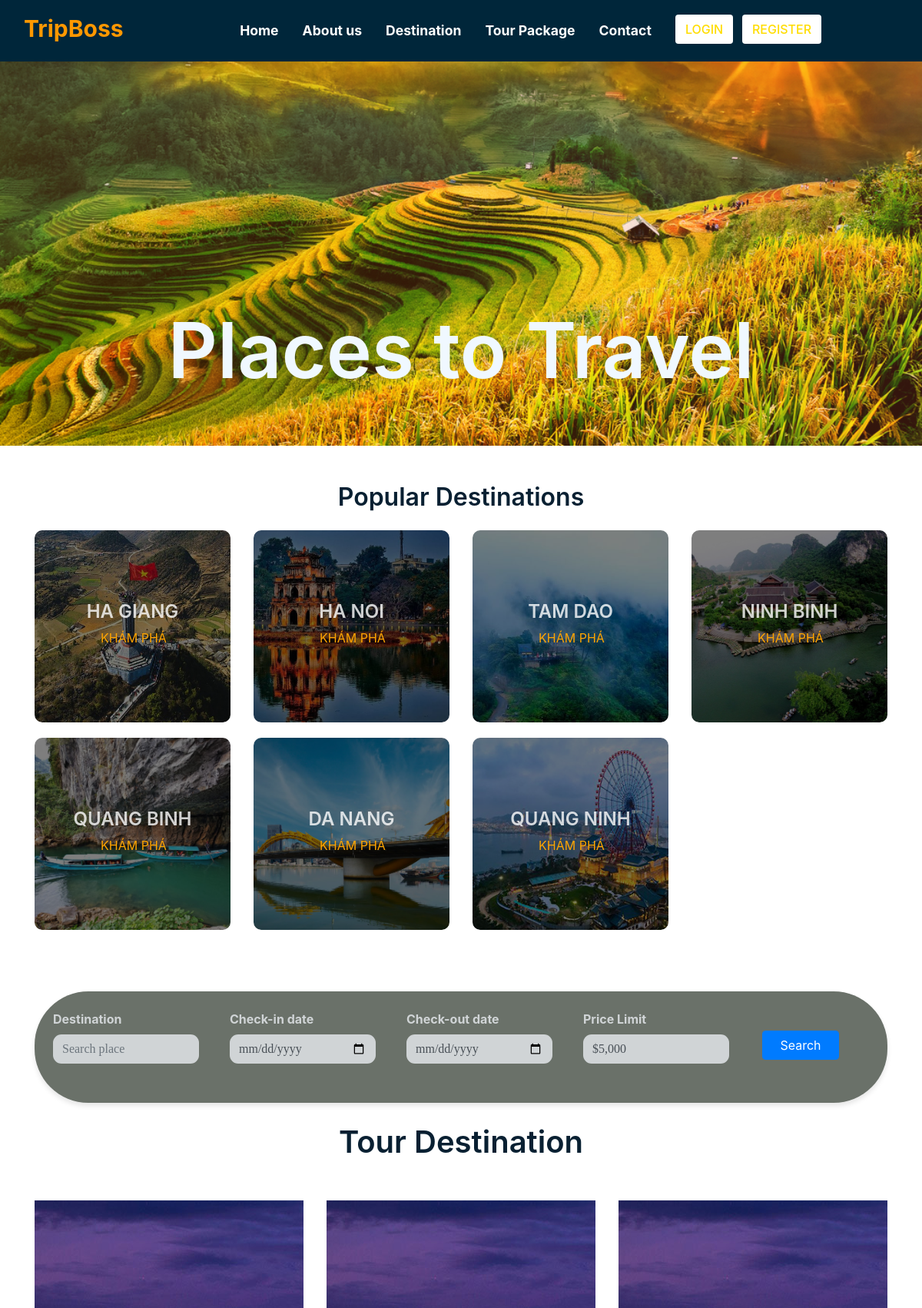
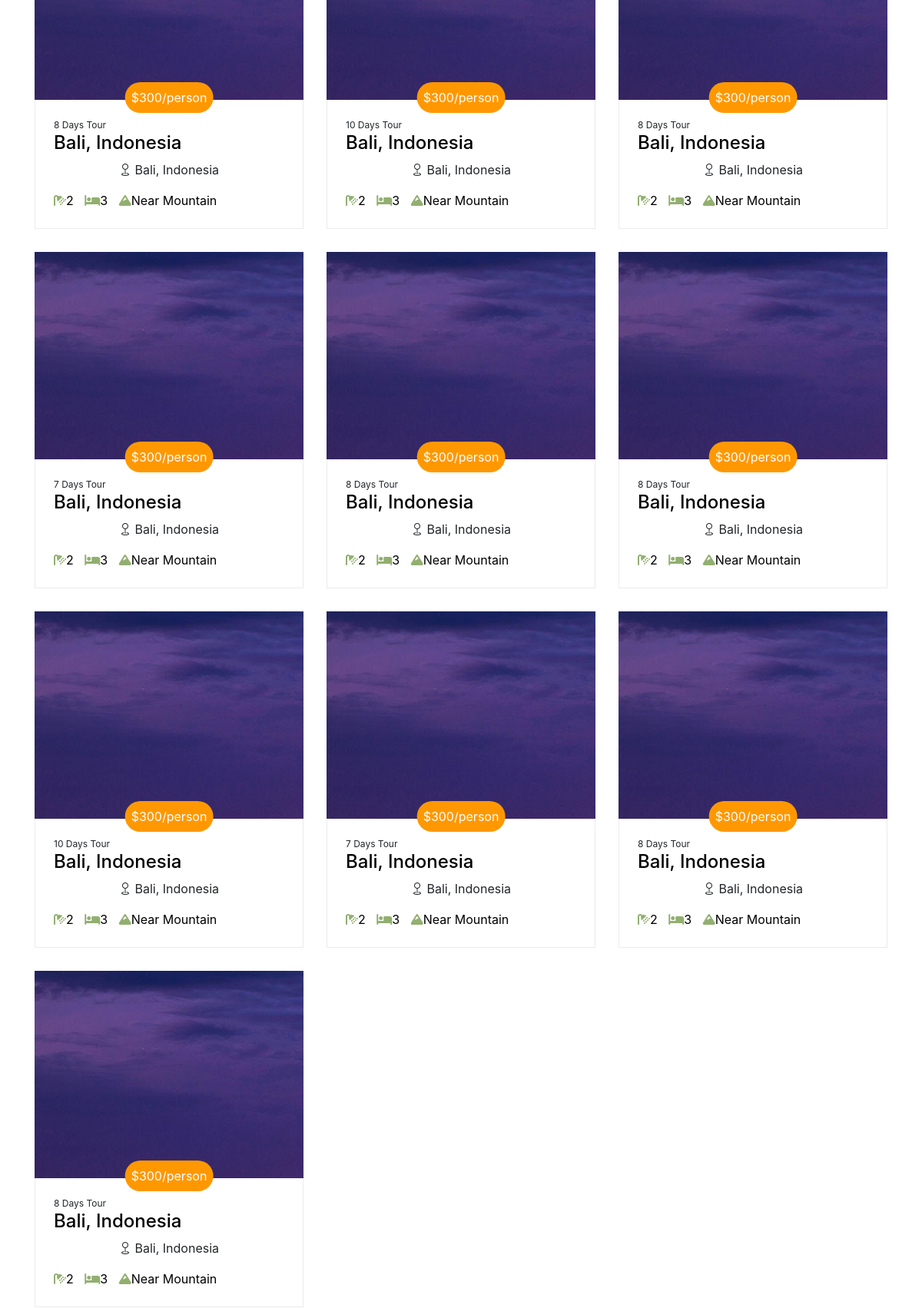
The app's page /pages/destination.php (upper part) with its own data (2 pictures, top to bottom).
### tables this page shows
CREATE TABLE `location` (
  `id` int NOT NULL,
  `name` varchar(255) NOT NULL,
  `image_url` varchar(255) NOT NULL
);

### pages/destination.php (the view, shortened to what this page needs)
<?php
require("/laragon/www/dulich/include/nav.php");
?>
<section class="hero-wrap hero-wrap-2 js-fullheight" style="background-image: url('/assets/img/profile/anhSAPA.jpg'); width: 100%; height: 500px; background-position: center bottom; background-size: cover;" data-stellar-background-ratio="0.5">
    <div class="overlay"></div>
    <div class="container">
        <div class="row no-gutters slider-text js-fullheight align-items-end justify-content-center">
            <div class="col-md-9 ftco-animate pb-5 text-center">
                <h1 class="mb1-3 bread">Places to Travel</h1>
            </div>
        </div>
    </div>
</section>
<div class="container text-center mt-5">
    <h2 class="mb-4">Popular Destinations</h2>
    <div class="row">
        <?php
        include("/laragon/www/dulich/connection.php");
        $sqlSelect = "SELECT * FROM `location`";
        $result = mysqli_query($con, $sqlSelect);
        while ($data = mysqli_fetch_array($result)) {
        ?>
            <div class="col-md-3">
                <div class="destination-card">
                    <img src="/admin/anh/<?php echo $data['image_url']; ?>" alt="" class="img-fluid destination-image">
                    <div class="overlay">
                        <div class="overlay-text">
                            <h3><?php echo $data["name"]; ?></h3>
                            <a href="/pages/des_view.php?id=<?php echo $data['id']; ?>" class="btn btn1" style="color: orange ;">KHÁM PHÁ</a>
                        </div>
                    </div>
                </div>
            </div>
        <?php
        }
        ?>
    </div>
</div>
<section class="ftco-section ftco-no-pb ftco-no-pt">
    <div class="container">
        <div class="row">
            <div class="col-md-12" style="margin-block-start: 85px;">
                <div class="search-wrap-1 ftco-animate p-4">
                    <form action="#" class="search-property-1">
                        <div class="row">
                            <div class="col-lg align-items-end">
                                <div class="form-group">
                                    <label for="#">Destination</label>
                                    <div class="form-field" style="width: 200px;">
                                        <input type="text" class="form-control" placeholder="Search place">
                                    </div>
                                </div>
                            </div>
                            <div class="col-lg align-items-end">
                                <div class="form-group">
                                    <label for="#">Check-in date</label>
                                    <div class="form-field" style="width: 200px;">
                                        <input type="date" class="form-control checkin_date">
                                    </div>
                                </div>
                            </div>
                            <div class="col-lg align-items-end">
                                <div class="form-group">
                                    <label for="#">Check-out date</label>
                                    <div class="form-field" style="width: 200px;">
                                        <input type="date" class="form-control checkout_date">
                                    </div>
                                </div>
                            </div>
                            <div class="col-lg align-items-end">
                                <div class="form-group">
                                    <label for="#">Price Limit</label>
                                    <div class="form-field">
                                        <div class="select-wrap" style="width: 200px;">
                                            <select name="" id="" class="form-control">
                                                <option value="">$5,000</option>
                                            </select>
                                        </div>
                                    </div>
                                </div>
                            </div>
                            <div class="col-lg align-self-end">
                                <div class="form-group">
                                    <div class="form-field" style="width: 100px;">
                                        <input type="submit" value="Search" class="form-control btn btn-primary">
                                    </div>
                                </div>
                            </div>
                        </div>
                    </form>
                </div>
            </div>
        </div>
    </div>
</section>
<section class="ftco-section ftco-no-pt">
    <div class="container">
        <div class="row justify-content-center pb-4">
            <div class="col-md-12 heading-section text-center ftco-animate">
                <h2 class="mb-4 mt-5">Tour Destination</h2>
            </div>
        </div>
        <div class="row">
            <div class="col-md-4 ftco-animate">
                <div class="project-wrap">
                    <a href="#" class="img" style="background-image: url(/assets/img/profile/anhDN.jpg);"></a>
                    <div class="text p-4">
                        <span class="price">$300/person</span>
                        <span class="days">8 Days Tour</span>
                        <h3><a href="#">Bali, Indonesia</a></h3>
                        <p class="location"><i class="bi bi-geo"></i></span> Bali, Indonesia</p>
                        <ul>
                            <li><i class="fas fa-shower" style="color: #92af70;"></i>2</li>
                            <li><i class="fas fa-bed" style="color: #92af70;"></i></span>3</li>
                            <li><i class="fas fa-mountain" style="color: #92af70;"></i>Near Mountain</li>
                        </ul>
                    </div>
                </div>
            </div>
            <div class="col-md-4 ftco-animate">
                <div class="project-wrap">
                    <a href="#" class="img" style="background-image: url(/assets/img/profile/anhDN.jpg);"></a>
                    <div class="text p-4">
                        <span class="price">$300/person</span>
                        <span class="days">10 Days Tour</span>
                        <h3><a href="#">Bali, Indonesia</a></h3>
                        <p class="location"><i class="bi bi-geo"></i></span> Bali, Indonesia</p>
                        <ul>
                            <li><i class="fas fa-shower" style="color: #92af70;"></i>2</li>
                            <li><i class="fas fa-bed" style="color: #92af70;"></i></span>3</li>
                            <li><i class="fas fa-mountain" style="color: #92af70;"></i>Near Mountain</li>
                        </ul>
                    </div>
                </div>
            </div>
            <div class="col-md-4 ftco-animate">
                <div class="project-wrap">
                    <a href="#" class="img" style="background-image: url(/assets/img/profile/anhDN.jpg);"></a>
                    <div class="text p-4">
                        <span class="price">$300/person</span>
                        <span class="days">8 Days Tour</span>
                        <h3><a href="#">Bali, Indonesia</a></h3>
                        <p class="location"><i class="bi bi-geo"></i></span> Bali, Indonesia</p>
                        <ul>
                            <li><i class="fas fa-shower" style="color: #92af70;"></i>2</li>
                            <li><i class="fas fa-bed" style="color: #92af70;"></i></span>3</li>
                            <li><i class="fas fa-mountain" style="color: #92af70;"></i>Near Mountain</li>
                        </ul>
                    </div>
                </div>
            </div>
            <div class="col-md-4 ftco-animate">
                <div class="project-wrap">
                    <a href="#" class="img" style="background-image: url(/assets/img/profile/anhDN.jpg);"></a>
                    <div class="text p-4">
                        <span class="price">$300/person</span>
                        <span class="days">7 Days Tour</span>
                        <h3><a href="#">Bali, Indonesia</a></h3>
                        <p class="location"><i class="bi bi-geo"></i></span> Bali, Indonesia</p>
                        <ul>
                            <li><i class="fas fa-shower" style="color: #92af70;"></i>2</li>
                            <li><i class="fas fa-bed" style="color: #92af70;"></i></span>3</li>
                            <li><i class="fas fa-mountain" style="color: #92af70;"></i>Near Mountain</li>
                        </ul>
                    </div>
                </div>
            </div>
            <div class="col-md-4 ftco-animate">
                <div class="project-wrap">
                    <a href="#" class="img" style="background-image: url(/assets/img/profile/anhDN.jpg);"></a>
                    <div class="text p-4">
                        <span class="price">$300/person</span>
                        <span class="days">8 Days Tour</span>
                        <h3><a href="#">Bali, Indonesia</a></h3>
                        <p class="location"><i class="bi bi-geo"></i></span> Bali, Indonesia</p>
                        <ul>
                            <li><i class="fas fa-shower" style="color: #92af70;"></i>2</li>
                            <li><i class="fas fa-bed" style="color: #92af70;"></i></span>3</li>
                            <li><i class="fas fa-mountain" style="color: #92af70;"></i>Near Mountain</li>
                        </ul>
                    </div>
                </div>
            </div>
            <div class="col-md-4 ftco-animate">
                <div class="project-wrap">
                    <a href="#" class="img" style="background-image: url(/assets/img/profile/anhDN.jpg);"></a>
                    <div class="text p-4">
                        <span class="price">$300/person</span>
                        <span class="days">8 Days Tour</span>
                        <h3><a href="#">Bali, Indonesia</a></h3>
                        <p class="location"><i class="bi bi-geo"></i></span> Bali, Indonesia</p>
                        <ul>
                            <li><i class="fas fa-shower" style="color: #92af70;"></i>2</li>
                            <li><i class="fas fa-bed" style="color: #92af70;"></i></span>3</li>
                            <li><i class="fas fa-mountain" style="color: #92af70;"></i>Near Mountain</li>
                        </ul>
                    </div>
                </div>
            </div>
            <div class="col-md-4 ftco-animate">
                <div class="project-wrap">
                    <a href="#" class="img" style="background-image: url(/assets/img/profile/anhDN.jpg);"></a>
                    <div class="text p-4">
                        <span class="price">$300/person</span>
                        <span class="days">10 Days Tour</span>
                        <h3><a href="#">Bali, Indonesia</a></h3>
                        <p class="location"><i class="bi bi-geo"></i> Bali, Indonesia</p>
                        <ul>
                            <li><i class="fas fa-shower" style="color: #92af70;"></i>2</li>
                            <li><i class="fas fa-bed" style="color: #92af70;"></i></span>3</li>
                            <li><i class="fas fa-mountain" style="color: #92af70;"></i>Near Mountain</li>
                        </ul>
                    </div>
                </div>
            </div>
            <div class="col-md-4 ftco-animate">
                <div class="project-wrap">
                    <a href="#" class="img" style="background-image: url(/assets/img/profile/anhDN.jpg);"></a>
                    <div class="text p-4">
                        <span class="price">$300/person</span>
                        <span class="days">7 Days Tour</span>
                        <h3><a href="#">Bali, Indonesia</a></h3>
                        <p class="location"><i class="bi bi-geo"></i></span> Bali, Indonesia</p>
                        <ul>
                            <li><i class="fas fa-shower" style="color: #92af70;"></i>2</li>
                            <li><i class="fas fa-bed" style="color: #92af70;"></i></span>3</li>
                            <li><i class="fas fa-mountain" style="color: #92af70;"></i>Near Mountain</li>
                    </div>
                </div>
            </div>
            <div class="col-md-4 ftco-animate">
                <div class="project-wrap">
                    <a href="#" class="img" style="background-image: url(/assets/img/profile/anhDN.jpg);"></a>
                    <div class="text p-4">
                        <span class="price">$300/person</span>
                        <span class="days">8 Days Tour</span>
                        <h3><a href="#">Bali, Indonesia</a></h3>
                        <p class="location"><i class="bi bi-geo"></i></span> Bali, Indonesia</p>
                        <ul>
                            <li><i class="fas fa-shower" style="color: #92af70;"></i>2</li>
                            <li><i class="fas fa-bed" style="color: #92af70;"></i></span>3</li>
                            <li><i class="fas fa-mountain" style="color: #92af70;"></i>Near Mountain</li>
                        </ul>
                    </div>
                </div>
            </div>
            <div class="col-md-4 ftco-animate">
                <div class="project-wrap">
                    <a href="#" class="img" style="background-image: url(/assets/img/profile/anhDN.jpg);"></a>
                    <div class="text p-4">
                        <span class="price">$300/person</span>
                        <span class="days">8 Days Tour</span>
                        <h3><a href="#">Bali, Indonesia</a></h3>
                        <p class="location"><i class="bi bi-geo"></i></span> Bali, Indonesia</p>
                        <ul>
                            <li><i class="fas fa-shower" style="color: #92af70;"></i>2</li>
                            <li><i class="fas fa-bed" style="color: #92af70;"></i></span>3</li>
                            <li><i class="fas fa-mountain" style="color: #92af70;"></i>Near Mountain</li>
                        </ul>
                    </div>
                </div>
            </div>
        </div>
    </div>
</section>
<?php require("/laragon/www/dulich/include/function/fback.php");
require("/laragon/www/dulich/include/footer.php"); ?>

### assets/css/des.css (style rules this page uses)
body { font-family: Arial, sans-serif; }
.destination-card { position: relative; overflow: hidden; border-radius: 10px; margin-bottom: 20px; transition: transform 0.3s; }
.destination-card img { width: 100%; height: 250px; object-fit: cover; border-radius: 10px; transition: transform 0.3s; }
.destination-card .overlay { position: absolute; top: 0; left: 0; width: 100%; height: 100%; background: rgba(0, 0, 0, 0.5); display: flex; justify-content: center; align-items: center; color: #fff; text-align: center; opacity: 1; transition: background 0.3s; }
.destination-card .overlay-text h3 { margin-bottom: 0; font-size: 24px; font-weight: bold; opacity: 0.8; transition: opacity 0.3s; color: #fff; }

### assets/css/wishlist.css (style rules this page uses)
p { text-align: center; }
h3 { margin-top: 25px; }

### assets/css/tour_detail.css (style rules this page uses)
.hero-wrap { background-size: cover; background-position: center bottom; width: 100%; height: 500px; position: relative; }
.overlay { position: absolute; top: 0; left: 0; width: 100%; height: 100%; background: rgba(0, 0, 0, 0.5); }
.container { position: relative; z-index: 1; }
.hero-wrap .slider-text { height: 100%; display: flex; align-items: center; justify-content: center; }

### records on screen
location: image_url (picture), name "HA GIANG"
location: image_url (picture), name "HA NOI"
location: image_url (picture), name "TAM DAO"
location: image_url (picture), name "NINH BINH"
location: image_url (picture), name "QUANG BINH"
location: image_url (picture), name "DA NANG"
location: image_url (picture), name "QUANG NINH"
